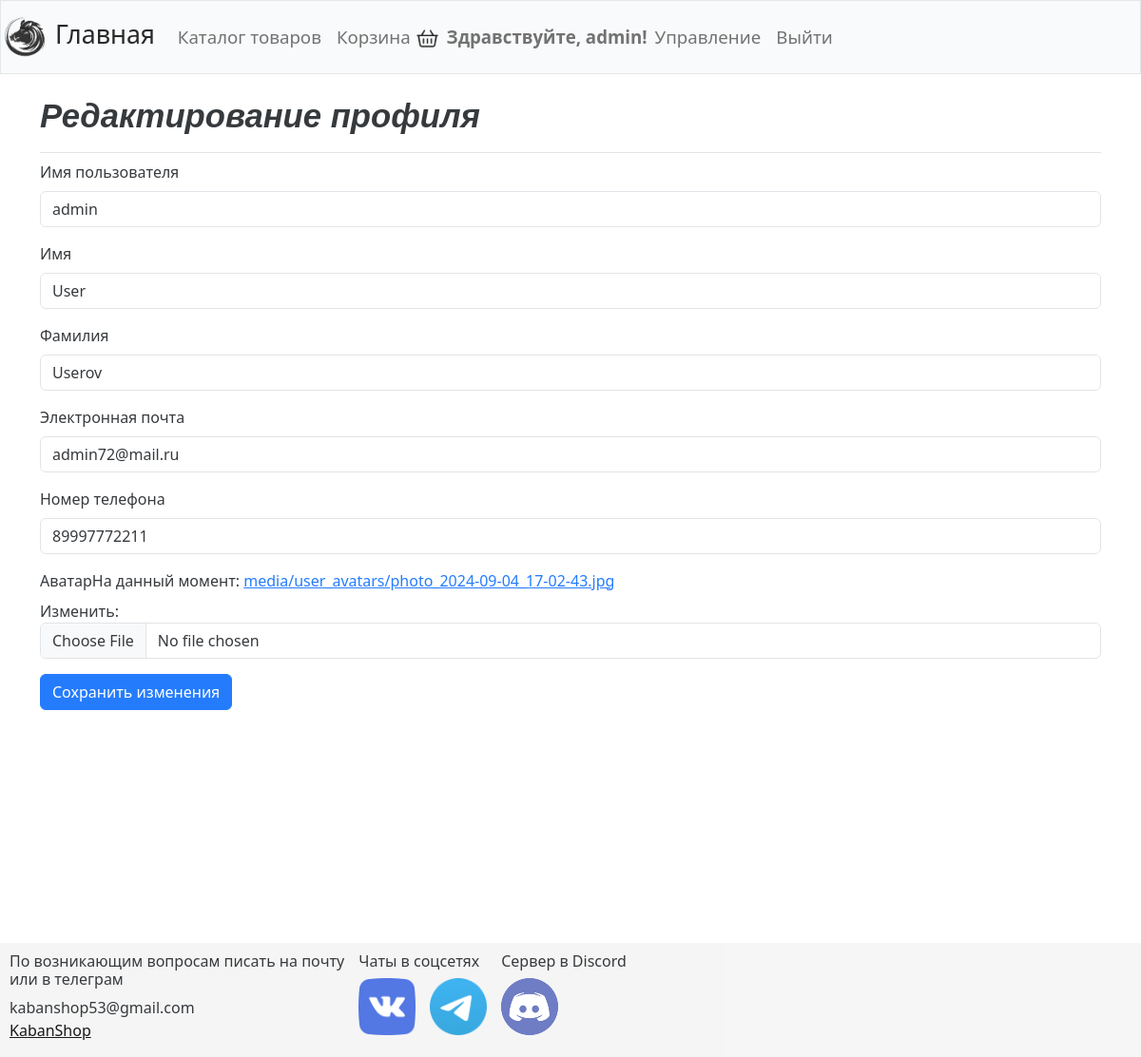
The app's page /users/profile/edit_profile (signed in) with its own data.
### users/models.py (models this page shows, shortened)
class UserProfile(models.Model):
    username = models.CharField(max_length=300, verbose_name='Имя пользователя')
    first_name = models.CharField(max_length=300, verbose_name='Имя')
    last_name = models.CharField(max_length=300, verbose_name='Фамилия')
    email = models.EmailField(verbose_name='Email')
    phone_number = models.CharField(max_length=30, verbose_name='Номер телефона', blank=True, null=True)
    avatar = models.ImageField(upload_to='media/user_avatars', verbose_name='Аватар', blank=True, null=True)
    class Meta:
        verbose_name = 'Профиль пользователя'
        verbose_name_plural = 'Профили пользователей'

### users/views.py (the view, shortened to what this page needs)
# urls.py: path('profile/edit_profile', views.edit_profile_view, name='edit_profile'),
@login_required(login_url='users:login')
def edit_profile_view(request):
    profile = UserProfile.objects.get(email=request.user.email)
    if request.method != 'POST':
        form = EditProfileForm(instance=profile)
    context = {'form': form}
    return render(request, 'registration/edit_profile.html', context)

### users/forms.py
class EditProfileForm(forms.ModelForm):
    username = forms.CharField(max_length=250, label='Имя пользователя')
    first_name = forms.CharField(max_length=100, label='Имя')
    last_name = forms.CharField(max_length=100, label='Фамилия')
    email = forms.EmailField(max_length=100, label='Электронная почта')
    phone_number = forms.CharField(max_length=30, label='Номер телефона', required=False)
    avatar = forms.ImageField(label='Аватар')
    class Meta:
        model = UserProfile
        fields = ['username', 'first_name', 'last_name', 'email', 'phone_number', 'avatar']

### shop/context_processors.py (called while the page is built)
def user_avatar(request):
    if request.user.is_authenticated:
        profile = UserProfile.objects.get(email=request.user.email)
        avatar = profile.avatar
        return {'avatar': avatar}
    return {'avatar': None}

### users/templates/registration/edit_profile.html (shortened to what this page needs)
{% extends 'shop/base.html' %}
{% load django_bootstrap5 %}
{% load static %}
{% block page_header %}
    <h1>Редактирование профиля</h1>
{% endblock %}
{% block content %}
    <form action="{% url 'users:edit_profile' %}" method="post" enctype="multipart/form-data">
        {% bootstrap_form form %}
        {% bootstrap_button button_type="submit" content="Сохранить изменения" button_class="btn-primary" %}
    </form>
{% endblock %}

### shop/templates/shop/base.html (shortened to what this page needs)
{% load django_bootstrap5 %}
{% load static %}
<!doctype html>
<html lang="ru">
<head>
    <link rel="stylesheet" href="{% static 'shop/css/base.css' %}">
    {% bootstrap_css %}
</head>
    <body>
        <nav class="navbar navbar-expand-md navbar-light bg-light mb-4 border">
            <a class="navbar-brand" href="{% url 'shop:index' %}" style="font-size: 20pt">
                <img src="{% static 'shop/images/logo/logo.png' %}" alt="logo" width="50px" height="50px" >
                Главная</a>
            <div class="collapse navbar-collapse" id="navbarCollapse" style="font-size: 14pt">
                <ul class="navbar-nav mr-auto">
                    <li class="nav-item">
                        <a class="nav-link" href="{% url 'shop:products' %}">Каталог товаров</a>
                    </li>
                </ul>
                <ul class="navbar-nav mr-auto">
                    <li class="nav-item">
                        <a class="nav-link" href="{% url 'shop:cart' %}">Корзина
                            <img src="{% static 'shop/images/cart/cart.png' %}" alt="cart"
                            width="25px" height="25px"></a>
                    </li>
                </ul>
                <ul class="navbar-nav mr-auto" style="font-size: 14pt">
                    {% if user.is_authenticated %}
                        <span class="navbar-text"><strong>Здравствуйте, {{ user.username }}!</strong></span>
                        {% if user.is_superuser %}
                            <li class="nav-item">
                                <a class="nav-link" href="{% url 'admin:index' %}">Управление</a>
                            </li>
                            <li class="nav-item">
                                <a class="nav-link" href="{% url 'users:logout' %}">Выйти</a>
                            </li>
                        {% endif %}
                    {% endif %}
                </ul>
            </div>
        </nav>
        <main role="main" class="container">
            <div class="base">
                <div class="header pb-2 mb-2 border-bottom">
                    {% block page_header %}{% endblock %}
                </div>
                <div class="content">
                    {% block content %}{% endblock %}
                </div>
                <div class="footer">
                    <div style="float: left; margin-right: 15px">
                        <h6>По возникающим вопросам писать на почту
                            <br>или в телеграм</h6>
                        <div>kabanshop53@gmail.com</div>
                        <div><a href="#" style="color: black">KabanShop</a></div>
                    </div>
                    <div style="float: left; margin-right: 15px">
                        <h6 style="text-align: left;  width: 135px">Чаты в соцсетях</h6>
                        <div style=" float: left; margin-right: 15px">
                            <a href="#" target="_blank"><img src="{% static 'shop/images/logo/img_1.png' %}" alt="" width="60px" height="60px"></a>
                        </div>
                        <div style="margin-top: 5px;">
                            <a href="#" target="_blank"><img src="{% static 'shop/images/logo/img_2.png' %}" alt="" width="60px" height="60px"></a>
                        </div>
                    </div>
                    <div style="float: left">
                        <h6>Сервер в Discord</h6>
                        <div style="margin-right: 15px; float: left">
                            <a href="#" target="_blank"><img src="{% static 'shop/images/logo/ds_logo.png' %}" alt="Discord" width="60px" height="60px"></a>
                        </div>
                    </div>
                </div>
            </div>
        </main>
    </body>
</html>

### static/shop/css/base.css (style rules this page uses)
html { height: 100%; }
.footer { position: absolute; left: 0; bottom: 0; width: 100%; padding: 10px; min-height: 120px; height: auto; background-color: #F5F5F5; }
.content { padding-bottom: 350px; }
.navbar { background-color: #7B68EE; }
main { min-height: calc(100vh - 30px - 18px); }
.pb-2 h1 { font-size: 26pt; font-weight: 600; font-family: 'Nunito', sans-serif; font-style: italic; }
.navbar-brand { font-size: 30pt; }
body { opacity: 0.9; min-height:100%; position: relative; margin: 0; padding-bottom: 15px; }
.navbar { opacity: 0.93; }
.content { text-align: justify; }

### records on screen
UserProfile: username "admin", first_name "User", last_name "Userov", email "admin72@mail.ru", phone_number "89997772211"

### other values on screen
{{ user.username }} "admin"
